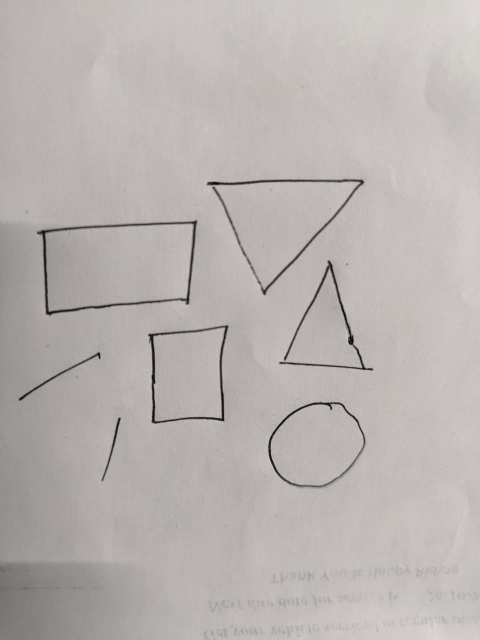
#> input picture img/test2.jpg, 960 x 1280 px (shown at 1/2 size)
$ python detect_lines.py
#> lines starting #> are read from the running program, lines starting #| are printed output that depends on the picture; after the words box and inside, x2 and y2 are one past the last pixel; in counts of white or black regions, pixels touching at a corner belong together
import cv2
import numpy as np
from scipy.spatial import KDTree

image = cv2.imread("img/test2.jpg")
#> image is the input picture: shape (1280, 960, 3); mean B, G, R 176.8, 179.6, 184.5
blur = cv2.GaussianBlur(image, (7, 7), 1)
gray = cv2.cvtColor(blur, cv2.COLOR_BGR2GRAY)
inverted = cv2.bitwise_not(gray)
kernel = np.ones((3, 3), np.uint8)
eroded = cv2.dilate(inverted, kernel, iterations=1)
diluted_black = cv2.bitwise_not(eroded)
dst = cv2.cornerHarris(diluted_black, blockSize=5, ksize=3, k=0.1)
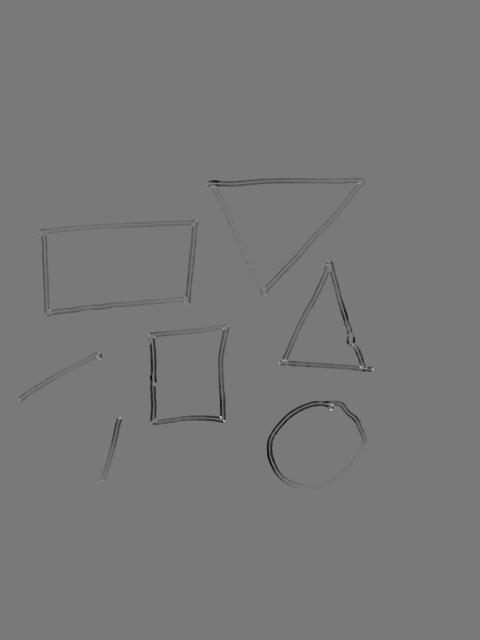
#> dst: shape (1280, 960) float32 (shown at 1/2 size); min -0.00059, max 0.000645, mean -3.88e-06; drawn with min black and max white
threshold = 0.01 * dst.max()
#> threshold = 6.45e-06
corner_y, corner_x = np.where(dst > threshold)
#> corner_y = 1166 values from 364 to 963; corner_x = 1166 values, max 747 at index 861, min 36 at index 961, mean 445.6
corner_coords = list(zip(corner_x, corner_y))
#> corner_coords = 1166 pairs, first value 36 to 747, second value 364 to 963

def merge_close_points(points, threshold=10):
#> called with threshold = 30
    tree = KDTree(points)
    merged = []
    visited = set()

    for i, pt in enumerate(points):
        if i in visited:
            continue
        nearby_idxs = tree.query_ball_point(pt, threshold)
        cluster = np.mean([points[j] for j in nearby_idxs], axis=0)
        merged.append(tuple(map(int, cluster)))
        visited.update(nearby_idxs)
#> this loop made 1166 passes
#> pt on passes 2, 4, 5: (415, 364), (717, 364), (718, 364)
#> after the loop, merged = 25 pairs, first value 38 to 731, second value 365 to 961; visited = 1166 items

    return merged

merged_corners = merge_close_points(corner_coords, threshold=30)
#> merged_corners has the same summary as merged in merge_close_points
print(f"Corners found:  {len(merged_corners)}")
#| Corners found:  25

output = image.copy()

for (x, y) in merged_corners:
    cv2.circle(output, (x, y), 5, (0, 0, 255), -1)
#> this loop made 25 passes
#> (x, y) on passes 1 to 8: (421, 371), (717, 365), (389, 445), (80, 466), (656, 529), (694, 527), (501, 530), (525, 576)
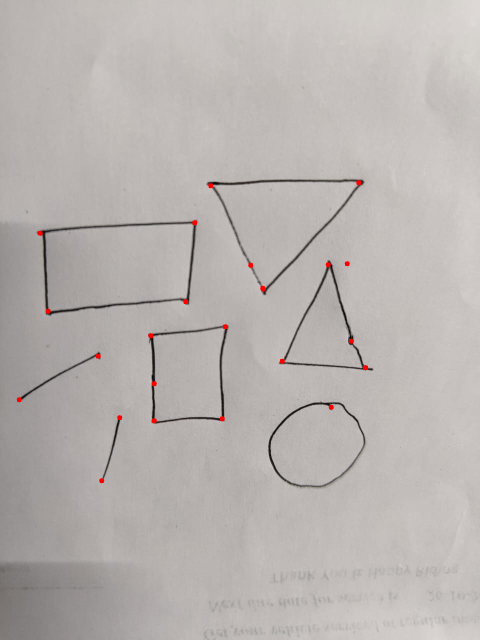
#> output: shape (1280, 960, 3) (shown at 1/2 size); 0.15% of pixels changed, all inside (x1, y1, x2, y2) = (33, 360, 737, 967)

_, binary_image = cv2.threshold(diluted_black, 127, 255, cv2.THRESH_BINARY)
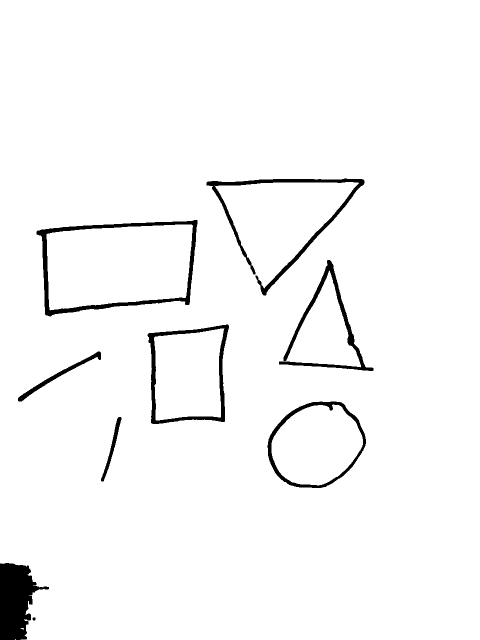
#> binary_image: shape (1280, 960) (shown at 1/2 size); 96.9% white; 9 black regions, largest, box (x1, y1, x2, y2) and area: (0, 1126, 98, 1280) 9202, (73, 440, 395, 633) 7177, (413, 357, 729, 591) 5933
inverted = cv2.bitwise_not(binary_image)

for (x, y) in merged_corners:
    cv2.circle(inverted, (x, y), radius=20, color=0, thickness=-1)
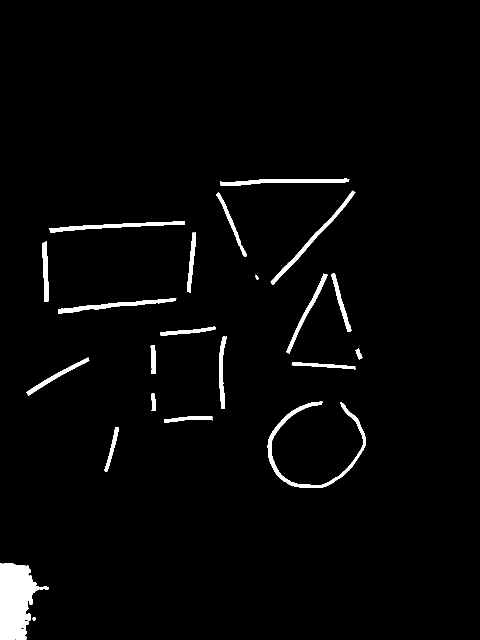
#> inverted: shape (1280, 960) (shown at 1/2 size); 2.5% white; 23 white regions (1 under 20 px)


def detect_lines_and_circles(image):
    contours, _ = cv2.findContours(image, cv2.RETR_EXTERNAL, cv2.CHAIN_APPROX_NONE)
#> contours = 23 contours, 1 with area under 20; largest, box (x1, y1, x2, y2) and area: (0, 1126, 98, 1280) 8942, (535, 803, 732, 976) 3044, (541, 381, 711, 570) 1676, (98, 443, 370, 466) 1622, (116, 596, 353, 628) 1573

    if len(image.shape) == 2:
        result = cv2.cvtColor(image, cv2.COLOR_GRAY2BGR)
#> result: shape (1280, 960, 3); 2.5% white; 23 white regions (1 under 20 px), largest, box (x1, y1, x2, y2) and area: (0, 1126, 98, 1280) 9202, (535, 803, 732, 976) 3509, (98, 443, 370, 466) 1899
    else:
        result = image.copy()

    print(f"Contours found: {len(contours)}")
#| Contours found: 23

    line_endpoints = []

    if contours:
        cv2.drawContours(result, contours, -1, (0, 255, 0), 2)
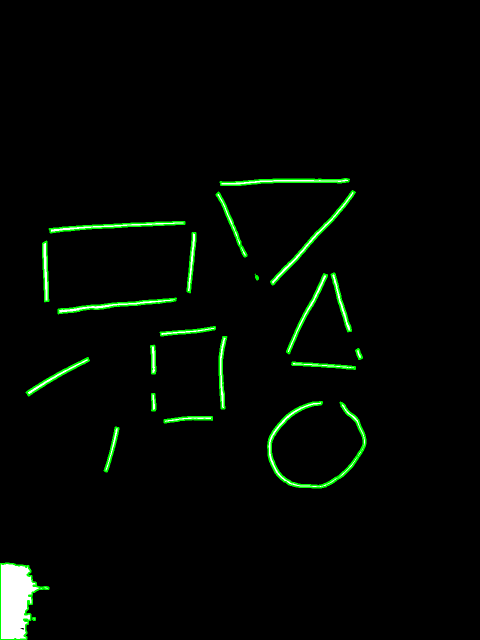
#> result: shape (1280, 960, 3) (shown at 1/2 size); mean B, G, R 3.5, 8.1, 3.5

        for cnt in contours:
            area = cv2.contourArea(cnt)
            if area < 5:
                continue

            rect = cv2.minAreaRect(cnt)
            (rx, ry), (rw, rh), angle = rect
            aspect_ratio = max(rw, rh) / min(rw, rh)

            if aspect_ratio > 8:
                [vx, vy, x0, y0] = cv2.fitLine(cnt, cv2.DIST_L2, 0, 0.01, 0.01)
                direction = np.array([vx, vy]).reshape(2)
                point = np.array([x0, y0]).reshape(2)

                projections = []
                for p in cnt[:, 0, :]:
                    vec = p - point
                    t = np.dot(vec, direction)
                    proj = point + t * direction
                    projections.append(tuple(proj.astype(int)))

                start_point = min(projections, key=lambda pt: np.dot(np.array(pt) - point, direction))
                end_point = max(projections, key=lambda pt: np.dot(np.array(pt) - point, direction))

                line_endpoints.append((start_point, end_point))
                cv2.line(result, start_point, end_point, (255, 0, 0), 2)
                cv2.putText(result, "Line", start_point, cv2.FONT_HERSHEY_SIMPLEX, 0.6, (0, 0, 255), 2)

            hull = cv2.convexHull(cnt)
            peri = cv2.arcLength(hull, True)
            approx = cv2.approxPolyDP(hull, 0.02 * peri, True)

            if len(approx) > 6:
                (cx, cy), radius = cv2.minEnclosingCircle(cnt)
                cv2.circle(result, (int(cx), int(cy)), int(radius), (0, 255, 255), 2)
                cv2.putText(result, "Circle", (int(cx), int(cy) - 10), cv2.FONT_HERSHEY_SIMPLEX, 0.6, (0, 255, 255), 2)
#> this loop made 23 passes
#> (area, rx, ry, rw, rh, angle, aspect_ratio, vx) on passes 3, 4, 7, 8, 12, 13, 16: (545.5, 223.1, 898.7, 91.44, 8.59, -75.81, 10.64, [0.252]), (546.5, 375.9, 837.8, 96.51, 9.65, -3.11, 10, [0.998]), (618.5, 646.7, 730.7, 6.52, 127.3, -86.28, 19.52, [0.998]), (992, 115.1, 751.3, 141.9, 10.54, -30.05, 13.47, [0.87]), (636.5, 375.4, 662.5, 110.4, 8.36, -5.87, 13.21, [0.995]), (1573, 233.8, 609.7, 237.9, 10.18, -5.97, 23.38, [0.995]), (1127.5, 612.6, 626.3, 175.3, 9.66, -63.62, 18.15, [0.447])
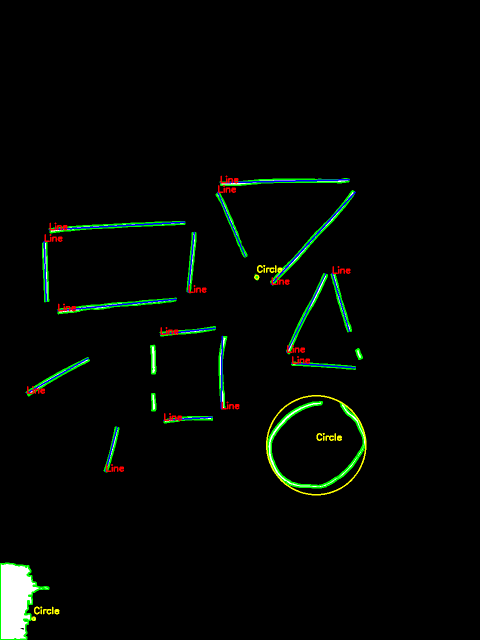
#> result: shape (1280, 960, 3) (shown at 1/2 size); 1.11% of pixels changed, all inside (x1, y1, x2, y2) = (52, 351, 733, 1242)
#> after the loop, line_endpoints = 15 items

    return result, line_endpoints


lines_img, endpoints = detect_lines_and_circles(inverted)
#> endpoints = 15 items

print(len(endpoints))
#| 15

resized_image = cv2.resize(output, None, fx=0.5, fy=0.5)
resized_inverted = cv2.resize(inverted, None, fx=0.5, fy=0.5)
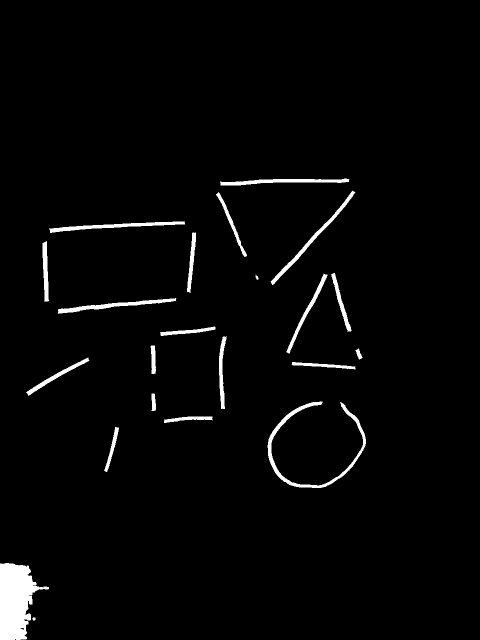
#> resized_inverted: shape (640, 480); min 0, max 255, mean 6.5

cv2.imshow("lines", lines_img)
cv2.imshow("processed", resized_image)
cv2.imshow("inverted", resized_inverted)
cv2.waitKey(0)
cv2.destroyAllWindows()

$ run again, with img/test3.jpg copied over img/test2.jpg
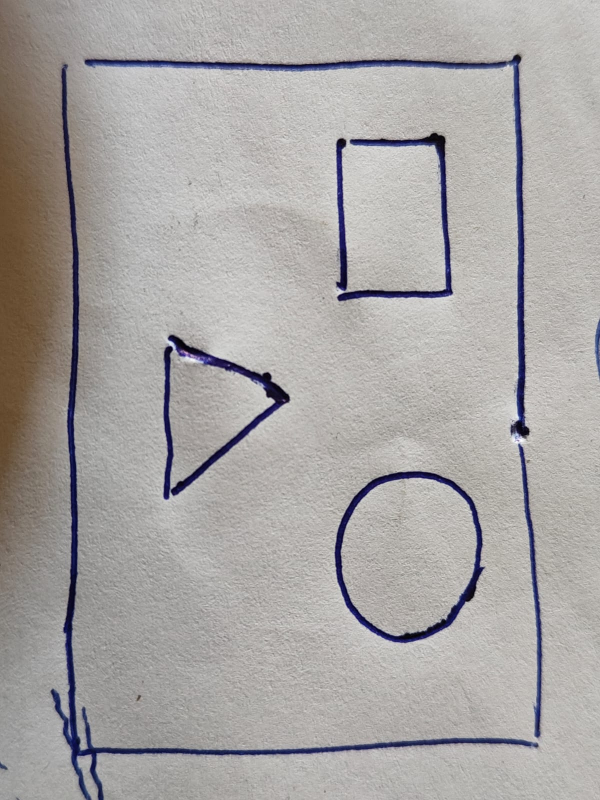
#> input picture img/test3.jpg, 1200 x 1600 px (shown at 1/2 size)
#> image is the input picture: shape (1600, 1200, 3); mean B, G, R 163.6, 165, 168.3
#> threshold = 7.69e-06
#> corner_y = 1499 values from 117 to 1584; corner_x = 1499 values, max 1198 at index 327, min 12 at index 1482, mean 692.6
#> corner_coords = 1499 pairs, first value 12 to 1198, second value 117 to 1584
#> the loop in merge_close_points, `for i, pt in enumerate(points):` made 1499 passes
#> pt on passes 2 to 4: (168, 118), (169, 118), (170, 118)
#> after the loop in merge_close_points, `for i, pt in enumerate(points):`: merged = 49 pairs, first value 14 to 1197, second value 119 to 1584; visited = 1499 items
#> merged_corners has the same summary as merged in merge_close_points
#| Corners found:  49
#> the loop `for (x, y) in merged_corners:` made 49 passes
#> (x, y) on passes 1 to 8: (179, 125), (398, 119), (1018, 129), (130, 129), (491, 139), (695, 287), (866, 291), (877, 366)
#> binary_image: shape (1600, 1200); 86.9% white; 87 black regions (36 under 20 px), largest, box (x1, y1, x2, y2) and area: (0, 0, 1078, 1600) 165720, (167, 107, 1061, 878) 25954, (668, 941, 971, 1287) 16320
#> after the loop `for (x, y) in merged_corners:`:
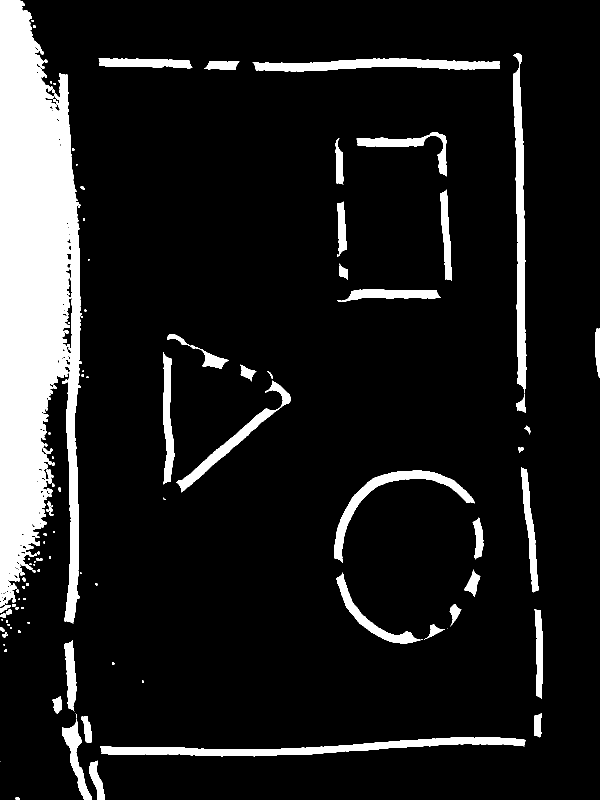
#> inverted: shape (1600, 1200) (shown at 1/2 size); 11.8% white; 118 white regions (41 under 20 px)
#> contours = 115 contours, 55 with area under 20; largest, box (x1, y1, x2, y2) and area: (0, 0, 164, 1248) 142378, (200, 1474, 1052, 1513) 10819, (1026, 130, 1053, 786) 8925, (505, 117, 1000, 144) 7311, (668, 941, 950, 1126) 6067
#| Contours found: 115
#> the loop in detect_lines_and_circles, `for cnt in contours:` made 115 passes
#> (area, rx, ry, rw, rh, angle, aspect_ratio, vx) on passes 4, 29: (10819, 625.7, 1495.2, 851, 27.27, -1.54, 31.21, [1]), (1888, 1078.1, 1307.5, 14.01, 179.3, -1.34, 12.79, [0.0171])
#| 10
#> `resized_inverted = cv2.resize(inverted, None, fx=0.5, fy=0.5)`:
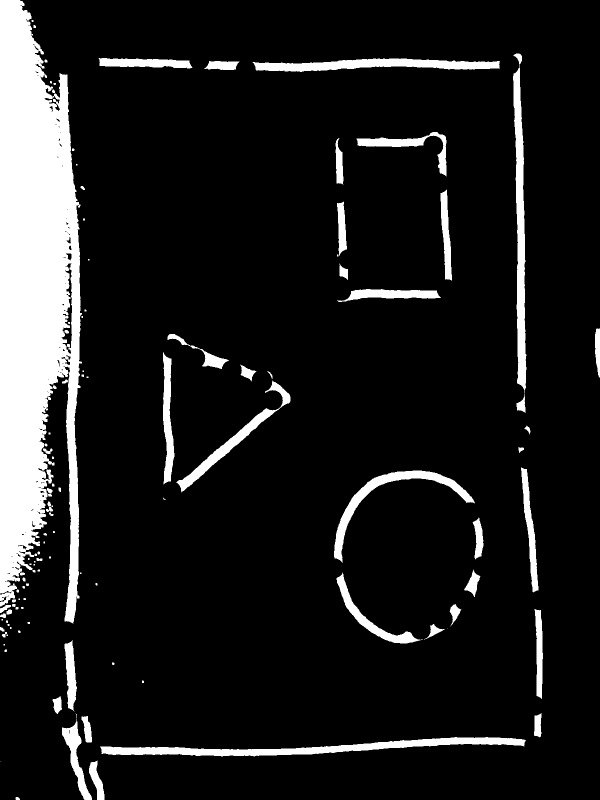
#> resized_inverted: shape (800, 600); min 0, max 255, mean 30.1

$ run again, with img/test4.jpg copied over img/test2.jpg
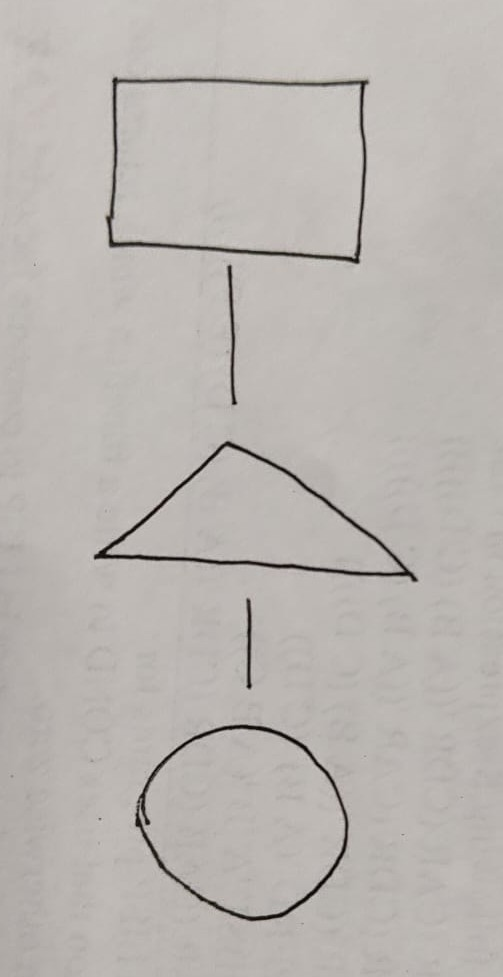
#> input picture img/test4.jpg, 503 x 977 px
#> image is the input picture: shape (977, 503, 3); mean B, G, R 177.8, 181.8, 186.5
#> threshold = 6.34e-06
#> corner_y = 591 values from 75 to 829; corner_x = 591 values, max 420 at index 408, min 91 at index 332, mean 229.8
#> corner_coords = 591 pairs, first value 91 to 420, second value 75 to 829
#> the loop in merge_close_points, `for i, pt in enumerate(points):` made 591 passes
#> pt on passes 2 to 4: (112, 76), (113, 76), (114, 76)
#> after the loop in merge_close_points, `for i, pt in enumerate(points):`: merged = [(116, 80), (362, 83), (109, 223), (110, 231), (355, 258), (229, 264), (233, 404), (226, 447), (100, 554), (407, 574), (408, 575), (247, 598), (248, 687), (143, 816), (99, 818), (143, 820)]; visited = 591 items
#> merged_corners has the same summary as merged in merge_close_points
#| Corners found:  16
#> the loop `for (x, y) in merged_corners:` made 16 passes
#> `_, binary_image = cv2.threshold(diluted_black, 127, 255, cv2.THRESH_BI..`:
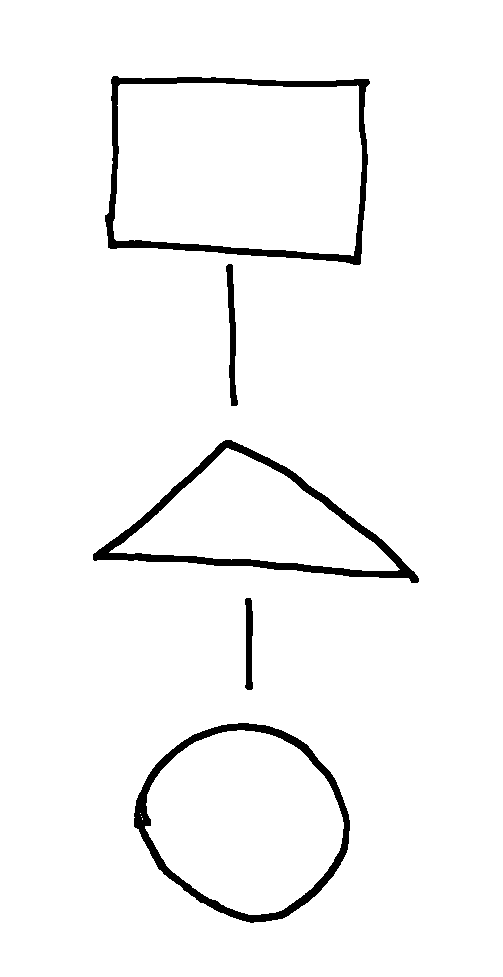
#> binary_image: shape (977, 503); 96.6% white; 5 black regions, box (x1, y1, x2, y2) and area: (105, 76, 370, 265) 5248, (93, 440, 419, 583) 5243, (134, 723, 350, 923) 4685, (226, 264, 238, 406) 852, (245, 598, 253, 690) 590
#> contours = 11 contours; largest, box (x1, y1, x2, y2) and area: (138, 723, 350, 923) 3682, (120, 553, 388, 578) 1574, (245, 448, 399, 561) 1247, (136, 77, 343, 87) 982, (114, 456, 212, 546) 844
#| Contours found: 11
#> the loop in detect_lines_and_circles, `for cnt in contours:` made 11 passes
#> (area, rx, ry, rw, rh, angle, aspect_ratio, vx) on passes 2 to 8: (260.5, 249, 642.5, 49, 6, -90, 8.17, [0.0136]), (1574, 253.6, 564.2, 9.81, 268, -85.86, 27.33, [0.997]), (844.5, 163.5, 501, 126.4, 9.41, -41.67, 13.43, [0.741]), (1247, 322.5, 501.4, 14, 186.5, -54.28, 13.32, [0.809]), (486, 231.7, 334, 7.21, 100.1, -1.26, 13.89, [0.0175]), (515.5, 288.5, 253.9, 7.25, 93.59, -86.19, 12.91, [0.997]), (522.5, 171.6, 245.4, 7.87, 96.84, -87.21, 12.31, [0.999])
#> after the loop in detect_lines_and_circles, `for cnt in contours:`: line_endpoints = [((248, 667), (249, 617)), ((119, 554), (387, 574)), ((116, 543), (210, 458)), ((247, 446), (398, 555)), ((230, 283), (232, 384)), ((241, 250), (335, 257)), ((123, 243), (219, 248)), ((360, 238), (363, 102)), ((113, 203), (115, 99)), ((135, 79), (342, 83))]
#> endpoints has the same summary as line_endpoints in detect_lines_and_circles
#| 10
#> `resized_inverted = cv2.resize(inverted, None, fx=0.5, fy=0.5)`:
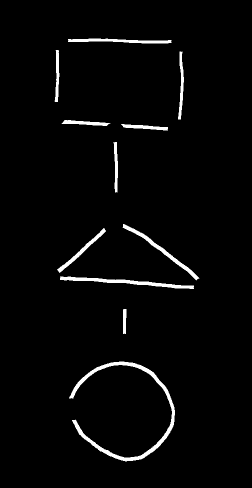
#> resized_inverted: shape (488, 252); min 0, max 255, mean 6.8
